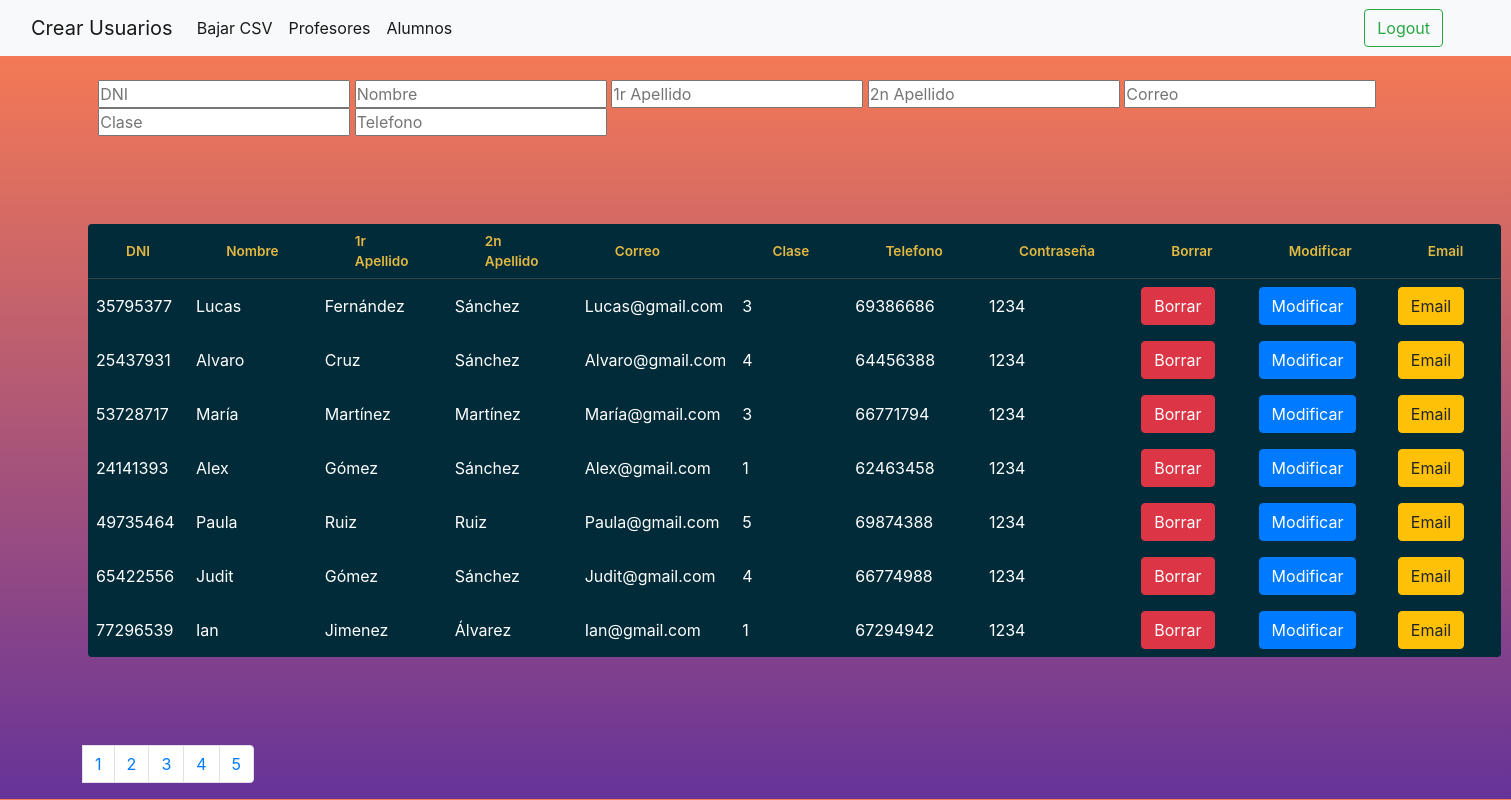
/adminalu.php?pag=4, run on the app's committed database.
### tables this page shows
CREATE TABLE IF NOT EXISTS tbl_alumne(
	id_alumne int(10) NOT NULL AUTO_INCREMENT,
	dni_alu varchar(9) NULL,
	nom_alu varchar(20) NOT NULL,
	cognom1_alu varchar(20) NULL,
	cognom2_alu varchar(20) NULL,
	telf_alu varchar(9) NULL,
	email_alu varchar(50) NULL,
	classe int(5) NOT NULL,
    passwd_alu varchar(40) NULL,
	constraint pk_alumne PRIMARY KEY (id_alumne)
);

### adminalu.php (the view, shortened to what this page needs)
<!DOCTYPE html>
<html lang="en">
<head>
    <link rel="stylesheet" href="./styles/tabla2.css">
    <link rel="stylesheet" href="https://maxcdn.bootstrapcdn.com/bootstrap/4.0.0/css/bootstrap.min.css"
>
</head>
<body>
<nav class="navbar navbar-expand-lg navbar-light bg-light">
  <div class="container-fluid" >
    <a class="navbar-brand" href="./profeoalu.php">Crear Usuarios</a>
    <div class="collapse navbar-collapse" id="navbarSupportedContent">
      <ul class="navbar-nav me-auto mb-2 mb-lg-0">
        <li class="nav-item">
          <a class="nav-link active" aria-current="page" href="./bajarcsvalu.php">Bajar CSV</a>
        </li>
        <li class="nav-item">
          <a class="nav-link active" aria-current="page" href="./adminp.php"href="">Profesores</a>
        </li>
        <li class="nav-item">
          <a class="nav-link active" aria-current="page" href="./admin.php" href="">Alumnos</a>
        </li>
      </ul>
      <form class="d-flex">
        <button class="btn btn-outline-success" onclick="window.location.href = './proc/proc_logout.php'" type="button">Logout</button>
      </form>
    </div>
  </div>
</nav>
<?php
include './proc/conexion.php';
?>
<br>
<form action="./proc/filtro_admin.php">
<div class="tabla-filtro">
<th><input  type="text" maxlength="20" name="tabla_dni_alu" id="tabla_dni_alu" placeholder="DNI"></th>
                        <th><input type="text" maxlength="20 " name="tabla_nom_alu" id="tabla_nom_alu" placeholder="Nombre"></th>
                        <th><input type="text" maxlength="20" name="tabla_cognom1_alu" id="tabla_cognom1_alu" placeholder="1r Apellido"></th>
                        <th><input type="text" maxlength="20" name="tabla_cognom2_alu" id="tabla_cognom2_alu" placeholder="2n Apellido"></th>
                        <th><input type="text" maxlength="20" name="tabla_email_alu" id="tabla_email_alu" placeholder="Correo"></th>
                        <th><input type="text" maxlength="20" name="tabla_classe" id="tabla_classe" placeholder="Clase"></th>
                        <th><input type="text" maxlength="20" name="tabla_telf_alu" id="tabla_telf_alu" placeholder="Telefono"></th>
                        </div>
                        </form>
<?php
$cantPorPagina = 7;
$sql = "SELECT * FROM tbl_alumne;";
$queryAnim = mysqli_query($connection, $sql);
$numFilas = mysqli_num_rows($queryAnim);
$cantidadPaginas = ceil($numFilas/$cantPorPagina);
if (empty($_GET["pag"])) {
    $inicioPagina = 0;
}
else {
    $inicioPagina = ($_GET["pag"]-1)*$cantPorPagina;
}
$sql2 = "SELECT * FROM tbl_alumne LIMIT $inicioPagina, $cantPorPagina;";
$queryAlu = mysqli_query($connection, $sql2);
echo '<table>';
echo '<tr>';
echo '<th>DNI</th>';
echo '<th>Nombre</th>';
echo '<th>1r Apellido</th>';
echo '<th>2n Apellido</th>';
echo '<th>Correo</th>';
echo '<th>Clase</th>';
echo '<th>Telefono</th>';
echo '<th>Contraseña</th>';
if (!$_SESSION['login2']){
echo '<th>Borrar</th>';
echo'<th>Modificar</th>';
echo'<th>Email</th>';
echo '</tr>';
}
foreach ($queryAlu as $alumno) {
    echo '<tr>';
    echo "<td>{$alumno['dni_alu']}</td>";
    echo "<td>{$alumno['nom_alu']}</td>";
    echo "<td>{$alumno['cognom1_alu']}</td>";
    echo "<td>{$alumno['cognom2_alu']}</td>";
    echo "<td>{$alumno['email_alu']}</td>";
    echo "<td>{$alumno['classe']}</td>";
    echo "<td>{$alumno['telf_alu']}</td>";
    echo "<td>{$alumno['passwd_alu']}</td>";
  if (!$_SESSION['login2']) {
    echo "<td><button type='button' class='btn btn-danger' onClick=\"aviso('borrar.php?id={$alumno['id_alumne']};')\" >Borrar</button></td>";
    echo "<td><button type='button 'class='btn btn-primary' onClick=\"aviso('modificar.php?id={$alumno['id_alumne']};')\">Modificar</button></td>";
    echo "<td><button type='button' class='btn btn-warning' onClick=\"aviso('correo.php?id={$alumno['id_alumne']};')\">Email</button></td>";
  }
}
    echo '</table>';
    echo" <nav class='paddingl' aria-label='Page navigation example'>
      <ul class='pagination pg-blue'>
        <li class='page-item'></li>
        ";
        for($i=1;$i<=$cantidadPaginas;$i++) {
          echo "<li class='page-item'><a class='page-link' href='adminalu.php?pag=$i'>$i</a></li>
        ";
        }
      echo "</ul>";
?>

### styles/tabla2.css (style rules this page uses)
*, *:before, *:after { margin: 0; padding: 0; box-sizing: border-box; }
body { background: rgb(253, 29, 83); background: linear-gradient(0deg, rgba(253, 29, 83, 1) 27%, rgba(249, 249, 249, 1) 79%); font-family: 'Open Sans', sans-serif; }
table { background: #012B39; border-radius: 0.25em; border-collapse: collapse; margin: 5.5em; }
th { border-bottom: 1px solid #364043; color: #E2B842; font-size: 0.85em; font-weight: 600; padding: 0.5em 2.8em; text-align: left; }
td { color: #fff; font-weight: 400; padding: 0.5em 0.5em; }
tbody tr { transition: background 0.25s ease; }
.d-flex { padding-left: 70%; }
body { background: -webkit-gradient(linear, left top, left bottom, from(coral), to(rebeccapurple)); background: linear-gradient(coral, rebeccapurple); }
.tabla-filtro { padding-left: 6.5%; }
.paddingl { padding-left: 5.5%; }

### data on the page
tbl_alumne: dni_alu "35795377", nom_alu "Lucas", cognom1_alu "Fernández", cognom2_alu "Sánchez", email_alu "Lucas@gmail.com", classe "3", telf_alu "69386686", passwd_alu "1234"
tbl_alumne: dni_alu "25437931", nom_alu "Alvaro", cognom1_alu "Cruz", cognom2_alu "Sánchez", email_alu "Alvaro@gmail.com", classe "4", telf_alu "64456388", passwd_alu "1234"
tbl_alumne: dni_alu "53728717", nom_alu "María", cognom1_alu "Martínez", cognom2_alu "Martínez", email_alu "María@gmail.com", classe "3", telf_alu "66771794", passwd_alu "1234"
tbl_alumne: dni_alu "24141393", nom_alu "Alex", cognom1_alu "Gómez", cognom2_alu "Sánchez", email_alu "Alex@gmail.com", classe "1", telf_alu "62463458", passwd_alu "1234"
tbl_alumne: dni_alu "49735464", nom_alu "Paula", cognom1_alu "Ruiz", cognom2_alu "Ruiz", email_alu "Paula@gmail.com", classe "5", telf_alu "69874388", passwd_alu "1234"
tbl_alumne: dni_alu "65422556", nom_alu "Judit", cognom1_alu "Gómez", cognom2_alu "Sánchez", email_alu "Judit@gmail.com", classe "4", telf_alu "66774988", passwd_alu "1234"
tbl_alumne: dni_alu "77296539", nom_alu "Ian", cognom1_alu "Jimenez", cognom2_alu "Álvarez", email_alu "Ian@gmail.com", classe "1", telf_alu "67294942", passwd_alu "1234"
